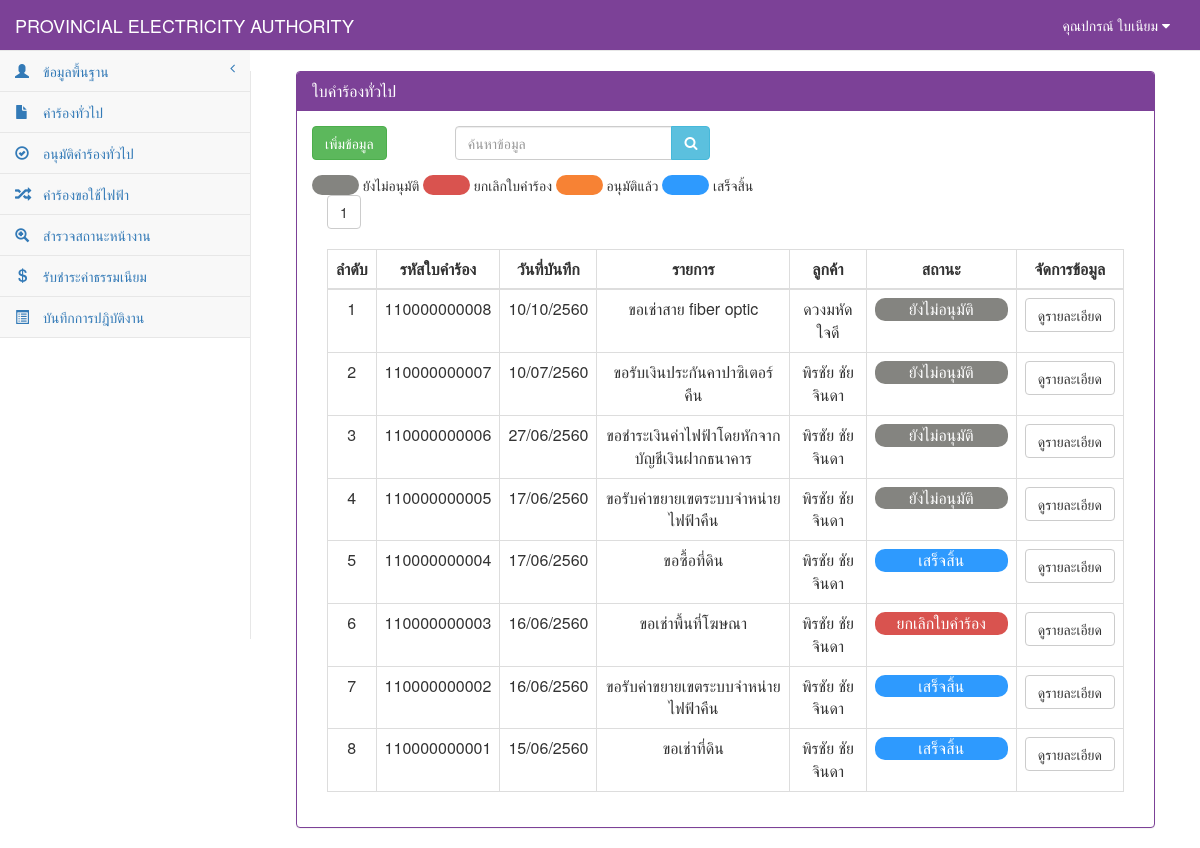
The page /RequestGeneral_show.php (signed in) on the database as committed earlier.
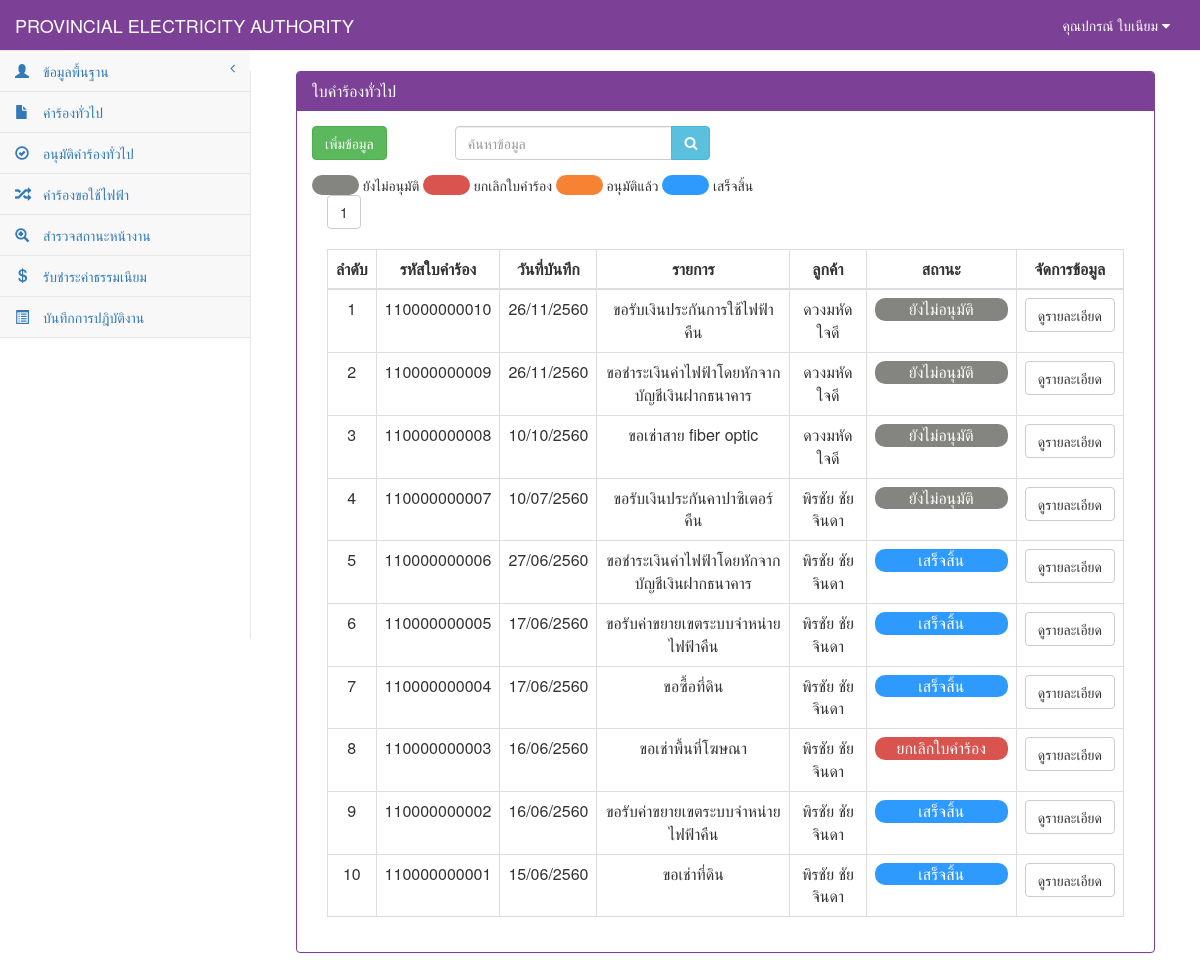
The same page on the database as committed later.
### tables this page shows
CREATE TABLE `tb_user` (
  `user_id` char(13) NOT NULL,
  `user_code` char(13) NOT NULL,
  `user_first` int(1) NOT NULL,
  `user_name` varchar(50) NOT NULL,
  `user_last` varchar(50) NOT NULL,
  `user_add` text NOT NULL,
  `user_tel` char(10) NOT NULL,
  `user_pos` int(1) NOT NULL,
  `user_pass` varchar(12) NOT NULL,
  PRIMARY KEY  (`user_id`)
);

CREATE TABLE `tb_general` (
  `rg_id` char(12) NOT NULL,
  `rg_date` date NOT NULL,
  `rg_branch` varchar(50) NOT NULL,
  `user_id` char(13) NOT NULL,
  `cus_id` char(13) NOT NULL,
  `rg_place_type` int(1) NOT NULL,
  `rg_place_other` varchar(50) NOT NULL,
  `rg_place_name` varchar(50) NOT NULL,
  `rg_place_homeid` varchar(20) NOT NULL,
  `rg_place_number` varchar(20) NOT NULL,
  `rg_place_village` varchar(20) NOT NULL,
  `rg_place_room` varchar(10) NOT NULL,
  `rg_place_floor` varchar(5) NOT NULL,
  `rg_place_alley` varchar(50) NOT NULL,
  `rg_place_alleyway` varchar(50) NOT NULL,
  `rg_place_road` varchar(50) NOT NULL,
  `rg_place_villno` varchar(2) NOT NULL,
  `rg_place_district` varchar(30) NOT NULL,
  `rg_place_canton` varchar(30) NOT NULL,
  `rg_place_province` varchar(30) NOT NULL,
  `rg_place_post` varchar(10) NOT NULL,
  `rg_place_tel` char(10) NOT NULL,
  `rg_place_fax` char(10) NOT NULL,
  `rg_place_email` varchar(30) NOT NULL,
  `rg_place_service` varchar(10) NOT NULL,
  `rg_contact_place` varchar(100) NOT NULL,
  `rg_contact_homeid` varchar(20) NOT NULL,
  `rg_contact_number` varchar(20) NOT NULL,
  `rg_contact_village` varchar(20) NOT NULL,
  `rg_contact_room` varchar(10) NOT NULL,
  `rg_contact_floor` varchar(5) NOT NULL,
  `rg_contact_alley` varchar(50) NOT NULL,
  `rg_contact_alleyway` varchar(50) NOT NULL,
  `rg_contact_road` varchar(50) NOT NULL,
  `rg_contact_villno` varchar(2) NOT NULL,
  `rg_contact_district` varchar(30) NOT NULL,
  `rg_contact_canton` varchar(30) NOT NULL,
  `rg_contact_province` varchar(30) NOT NULL,
  `rg_contact_post` varchar(10) NOT NULL,
  `rg_contact_tel` char(10) NOT NULL,
  `rg_contact_fax` char(10) NOT NULL,
  `rg_contact_email` varchar(30) NOT NULL,
  `rg_want_type` int(2) NOT NULL,
  `rg_want_other` varchar(100) NOT NULL,
  `rg_detail` varchar(100) NOT NULL,
  `rg_money` int(5) NOT NULL,
  `rg_status` int(1) NOT NULL,
  PRIMARY KEY  (`rg_id`)
);

CREATE TABLE `tb_customer` (
  `cus_id` char(13) NOT NULL,
  `cus_first` int(2) NOT NULL,
  `cus_name` varchar(50) NOT NULL,
  `cus_type` varchar(30) NOT NULL,
  `cus_code` char(9) NOT NULL,
  `cus_tax` char(13) NOT NULL,
  `cus_homeid` varchar(20) NOT NULL,
  `cus_number` varchar(20) NOT NULL,
  `cus_village` varchar(20) NOT NULL,
  `cus_room` varchar(10) NOT NULL,
  `cus_floor` varchar(5) NOT NULL,
  `cus_alley` varchar(50) NOT NULL,
  `cus_alleyway` varchar(50) NOT NULL,
  `cus_road` varchar(50) NOT NULL,
  `cus_vilno` varchar(2) NOT NULL,
  `cus_district` varchar(30) NOT NULL,
  `cus_canton` varchar(30) NOT NULL,
  `cus_province` varchar(30) NOT NULL,
  `cus_post` varchar(10) NOT NULL,
  `cus_tel` char(10) NOT NULL,
  `cus_fax` char(10) NOT NULL,
  `cus_email` varchar(30) NOT NULL,
  PRIMARY KEY  (`cus_id`)
);

### connect_db.php (called while the page is built, shortened)
<?php
$dbname="pea";
$limit=10;
?>

### RequestGeneral_show.php (the view, shortened to what the rows shown need)
<?php
include "connect_db.php";
function Dateim($mydate){
    $d=split("-",$mydate);
    $mydate=$d[2]."/".$d[1]."/".($d[0]+543);
    return "$mydate";
}
?>
<!DOCTYPE html>
<html>
<head>
    <link href="vendor/bootstrap/css/bootstrap.css" rel="stylesheet">
    <link href="vendor/metisMenu/metisMenu.css" rel="stylesheet">
    <link href="dist/css/sb-admin-2.css" rel="stylesheet">
    <link href="vendor/font-awesome/css/font-awesome.css" rel="stylesheet" type="text/css">
</head>
<body>
<?php include "header.php";?>
<?php
    include"sidebar.php";
?>
    <div id="page-wrapper">
        <div class="col-sm-12 ">
            <div class="panel panel-primary">
                <div class="panel-heading">
                    <h2 class="panel-title">ใบคำร้องทั่วไป</h2>
                </div>
            <div class="panel-body">
            <div class="col-sm-12">
                <div class="table-responsive">
                    ?> <br><br>
                    <table width="100%" class="table table-bordered table-hover">
                        <thead>
                            <tr>
                                <th class=" text-center" >ลำดับ</th>
                                <th class=" text-center" >รหัสใบคำร้อง</th>
                                <th class=" text-center" >วันที่บันทึก</th>
                                <th class=" text-center" >รายการ</th>
                                <th class=" text-center" >ลูกค้า</th>
                                <th class=" text-center" style="min-width: 150"  >สถานะ</th>
                                <th class=" text-center">จัดการข้อมูล</th>
                            </tr>
                        </thead>
                            <tbody>
                            <?php
                                if($_GET[start]=="" || $_GET[start]=="1"){
                                        $page="0";
                                }else{
                                        $page=($_GET[start]-1)*$limit;
                                }
                                $sql="select * from tb_general where rg_id like '%".$_POST[search]."%' order by rg_id desc limit $page,$limit ";
                                $result=mysql_db_query($dbname,$sql);
                                    if(mysql_num_rows($result)>0){
                                        while($array=mysql_fetch_array($result)){
                                            $page++;
                                            $sqlcus="select * from tb_customer where cus_id='".$array[cus_id]."'";
                                            $resultcus=mysql_db_query($dbname,$sqlcus);
                                            $arraycus=mysql_fetch_array($resultcus);
                                            if($array[rg_want_type]==0){
                                                $want="ขอรับเงินประกันการใช้ไฟฟ้าคืน";
                                            }elseif($array[rg_want_type]==1){
                                                $want="ขอรับเงินประกันคาปาซิเตอร์คืน";
                                            }elseif($array[rg_want_type]==2){
                                                $want="ขอรับเงินประกันหม้อแปลงไฟฟ้าคืน";
                                            }elseif($array[rg_want_type]==3){
                                                $want="ขอรับค่าขยายเขตระบบจำหน่ายไฟฟ้าคืน";
                                            }elseif($array[rg_want_type]==4){
                                                $want="ขอใช้บริการพิมพ์โฆษณาหลังใบแจ้งหนี้";
                                            }elseif($array[rg_want_type]==5){
                                                $want="ขอชำระเงินค่าไฟฟ้าโดยหักจากบัญชีเงินฝากธนาคาร";
                                            }elseif($array[rg_want_type]==6){
                                                $want="ขอเช่าพื้นที่โฆษณา";
                                            }elseif($array[rg_want_type]==7){
                                                $want="ขอเช่าพาดสายโทรนาคม";
                                            }elseif($array[rg_want_type]==8){
                                                $want="ขอเช่าสาย fiber optic";
                                            }elseif($array[rg_want_type]==9){
                                                $want="ขอเช่าที่ดิน";
                                            }elseif($array[rg_want_type]==10){
                                                $want="ขอซื้อที่ดิน";
                                            }elseif($array[rg_want_type]==11){
                                                $want="ขอใช้ไฟฟ้าที่ กฟภ. สนับสนุน";
                                            }else{
                                               $want=$array[rg_want_other];
                                            }
                                            if($array[rg_status]==0){
                                                $status="#848480";
                                                $label="ยังไม่อนุมัติ";
                                            }elseif($array[rg_status]==1){
                                               $status="#F78234";
                                               $label="อนุมัติแล้ว";
                                            }elseif($array[rg_status]==2){
                                               $status="#d9534f";
                                              $label="ยกเลิกใบคำร้อง";
                                            }elseif($array[rg_status]==3){
                                              $status="#2E9AFE";
                                               $label="เสร็จสิ้น";
                                            }
                            ?>
                                    <tr>
                                        <td class="text-center"><?=$page?></td>
                                            <td class=" text-center"><?=$array[rg_id]?></td>
                                            <td class=" text-center"><?= Dateim($array[rg_date]);?></td>
                                            <td class=" text-center"><?=$want?></td>
                                            <td class="text-center"><?=$arraycus[cus_name]?></td>
                                            <td class="text-center"><div style="border-radius:10px; background-color: <?=$status?>; color: white;"><?=$label?></div></td>
                                            <td align="center">
                                                <div class="btn-group">
                                                    <a class="btn btn-default" href="RequestGeneral_detail.php?rg_id=<?=$array[rg_id]?>" >ดูรายละเอียด</a>
                                                </div>
                                            </td>
                                    </tr>
                                    <?php
                                        }
                                            }else{
                                    ?>
                                    <tr><td colspan="8" align="center">ไม่พบข้อมูล</td></tr>
                                    <?
                                            }
                                    ?>
                            </tbody>
                    </table>
                </div>
            </div>
        </div>
        </div>
    </div>
</div>
</body>
</html>

### header.php (shortened to what the rows shown need)
<?php
$sqluser="select *from tb_user where user_id='".$_SESSION[loginid]."'";
$reuser=mysql_db_query($dbname,$sqluser);
$user=mysql_fetch_array($reuser);
?>
<nav style="background-color:#7c4197;" class="navbar navbar-default navbar-static-top" role="navigation" style="margin-bottom: 0" >
            <ul class="nav navbar-top-links navbar-right" >
                 <li class="dropdown">
                     <a style="color: White" class="dropdown-toggle" data-toggle="dropdown" href="#">
                        คุณ<?=$user[user_name]?> <?=$user[user_last]?>
                        <i class="fa fa-caret-down"></i>
                    </a>
                </li>
            </ul>

Rows that differ between the two databases and show on the page:
added tb_general: rg_id "110000000010", rg_date "26/11/2560", rg_want_type "ขอรับเงินประกันการใช้ไฟฟ้าคืน", cus.cus_name "ดวงมหัด ใจดี", rg_status "ยังไม่อนุมัติ"
added tb_general: rg_id "110000000009", rg_date "26/11/2560", rg_want_type "ขอชำระเงินค่าไฟฟ้าโดยหักจากบัญชีเงินฝากธนาคาร", cus.cus_name "ดวงมหัด ใจดี", rg_status "ยังไม่อนุมัติ"
changed tb_general id 110000000006: rg_status "ยังไม่อนุมัติ" → "เสร็จสิ้น"
changed tb_general id 110000000005: rg_status "ยังไม่อนุมัติ" → "เสร็จสิ้น"
